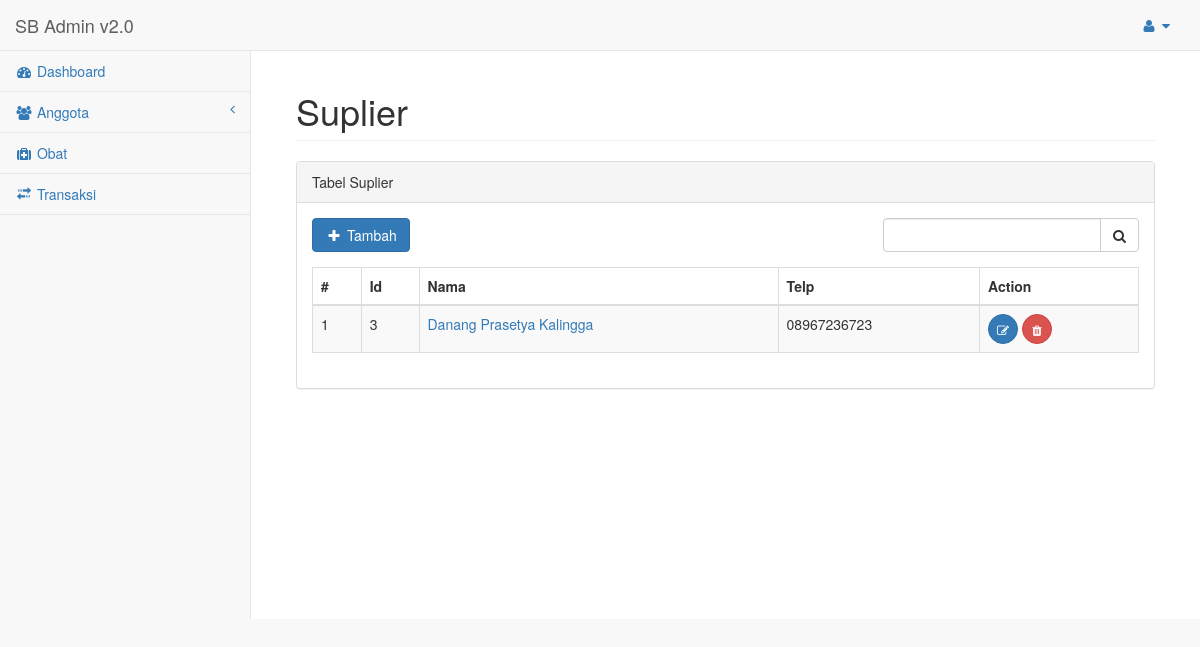
The app's page /index.php/suplier with its own data.
### tables this page shows
CREATE TABLE IF NOT EXISTS `suplier` (
  `ID_SUPLIER` int(11) NOT NULL AUTO_INCREMENT,
  `NAMA_SUPLIER` varchar(255) DEFAULT NULL,
  `ALAMAT_SUPLIER` text,
  `KOTA_SUPLIER` varchar(255) DEFAULT NULL,
  `TELP_SUPLIER` varchar(255) DEFAULT NULL,
  PRIMARY KEY (`ID_SUPLIER`)
);

### application/controllers/suplier.php (called while the page is built, shortened)
<?php
class Suplier extends CI_Controller {
	public function __construct()
	{
		$this->load->model('getdb');
		$this->load->model('insertdb');
		$this->load->model('hapusdb');
		$this->load->model('updatedb');
	}
	public function index()
	{
		$data['suplier'] = $this->getdb->getsuplier();
		$data['main_view'] = 'suplier_view';
		$this->load->view('template', $data);
	}
}

### index.php (called while the page is built, shortened)
<?php
require_once BASEPATH.'core/CodeIgniter.php';

### application/models/getdb.php (called while the page is built, shortened)
<?php
class Getdb extends CI_Model {
	public function getsuplier()
	{
		return $this->db->get('suplier')
						->result();
	}
}

### application/views/suplier_view.php (the view, shortened to what this page needs)
<div id="page-wrapper">
    <div class="container-fluid">
        <div class="row">
            <div class="col-lg-12">
                <h1 class="page-header">Suplier</h1>
            </div>
        </div>
        <div class="row">
        	<div class="col-lg-12 col-md-12 col-sm-12">
                    <div class="panel panel-default">
                        <div class="panel-heading">
                            Tabel Suplier
                        </div>
                        <div class="panel-body">
                        	<div class="row">
                        		<div class="col-lg-6 col-md-6 col-sm-12">
                        			<a href="<?php echo base_url('index.php/suplier/addsuplier');?>" class="btn btn-primary"><i class="fa fa-plus fa-fw"></i> Tambah</a>
                        		</div>
                        		<div class="col-lg-2 col-md-2 col-sm-12"></div>
                        		<div class="col-lg-4 col-md-4 col-sm-12">
                        			<form role="form" action="" method="post">
                        				<div class="form-group input-group">
                                            <input type="text" class="form-control" name="search">
                                            <span class="input-group-btn">
                                                <button type="submit" class="btn btn-default" name="search"><i class="fa fa-search"></i>
                                                </button>
                                            </span>
                                        </div>
                        			</form>
                        		</div>
                        	</div>
                            <div class="table-responsive">
                                <table class="table table-striped table-bordered table-hover">
                                    <thead>
                                        <tr>
                                            <th>#</th>
                                            <th>Id</th>
                                            <th>Nama</th>
                                            <th>Telp</th>
                                            <th>Action</th>
                                        </tr>
                                    </thead>
                                    <tbody>
	                                    <?php
	                                    $no = 1;
	                                    foreach ($suplier as $supl) {
	                                    ?>
	                                        <tr>
	                                            <td><?php echo $no;?></td>
	                                            <td><?php echo $supl->ID_SUPLIER;?></td>
	                                            <td><a href="<?php echo base_url('index.php/suplier/detilsuplier/').$supl->ID_SUPLIER;?>"><?php echo $supl->NAMA_SUPLIER;?></a></td>
	                                            <td><?php echo $supl->TELP_SUPLIER;?></td>
	                                            <td>
	                                            	<a href="<?php echo base_url('index.php/suplier/editsuplier/').$supl->ID_SUPLIER;?>" class="btn btn-primary btn-circle"><center><i class="fa fa-edit fa-fw"></i></center></a>
		                                             <a href="<?php echo base_url('index.php/suplier/hapus/').$supl->ID_SUPLIER;?>" class="btn btn-danger btn-circle"><center><i class="fa fa-trash fa-fw"></i></center></a>
                            					</td>
	                                        </tr>
	                                    <?php
	                                    $no++;
	                                	}
	                                    ?>
                                    </tbody>
                                </table>
                            </div>
                        </div>
                    </div>
                </div>
        </div>
    </div>
</div>

### records on screen
suplier: ID_SUPLIER "3", NAMA_SUPLIER "Danang Prasetya Kalingga", TELP_SUPLIER "08967236723"
